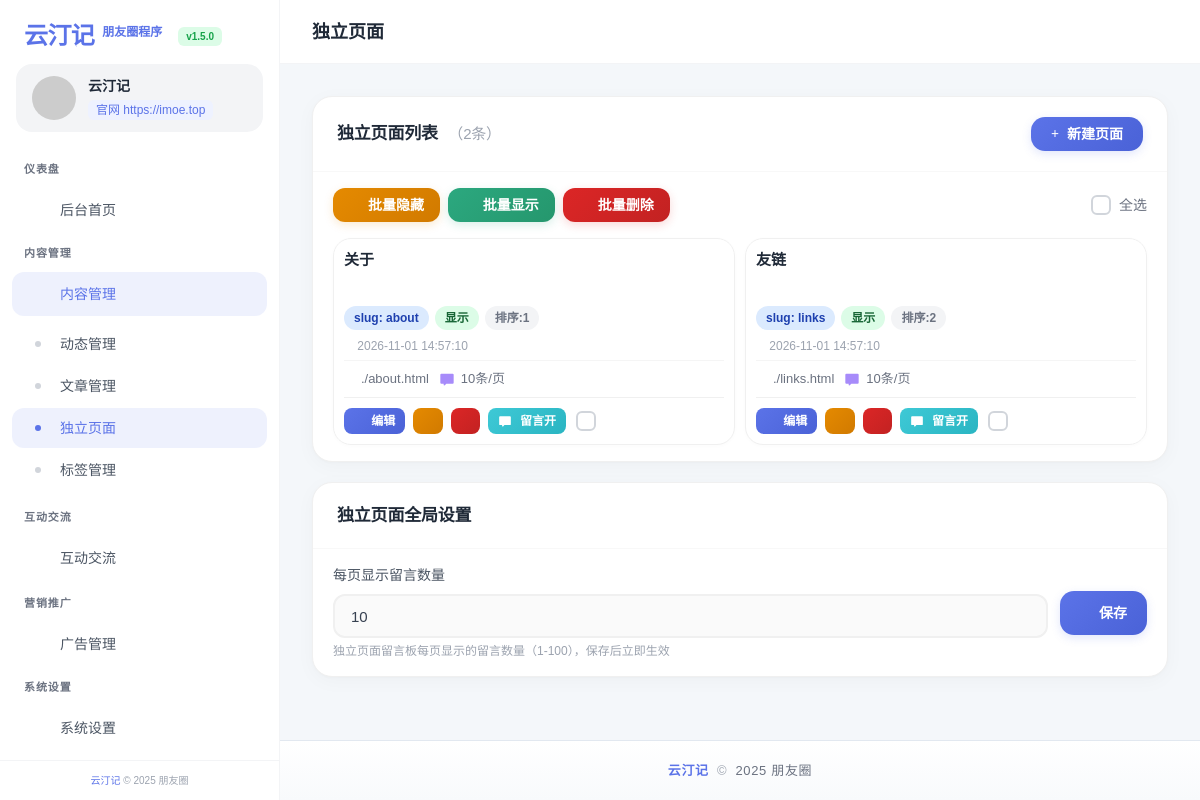
Page /admin/pages.php (signed in) on the committed database.
### tables this page shows
CREATE TABLE IF NOT EXISTS `pages` (
  `id` int(11) unsigned NOT NULL AUTO_INCREMENT,
  `title` varchar(255) NOT NULL DEFAULT '' COMMENT '页面标题',
  `slug` varchar(100) NOT NULL DEFAULT '' COMMENT '页面别名URL',
  `content` longtext COMMENT '页面内容（自定义模板=HTML内容）',
  `page_content` longtext COMMENT '友链模板的页面内容（支持 =名称=链接 友链语法，仅在template=friendlink时使用）',
  `template` varchar(20) NOT NULL DEFAULT 'custom' COMMENT '页面模板 custom=自定义页面 friendlink=友情链接页面',
  `layout` varchar(20) NOT NULL DEFAULT 'grid' COMMENT '布局样式 grid=网格一行两个（仅友链模板有效）',
  `sort` int(11) NOT NULL DEFAULT '0' COMMENT '排序',
  `status` tinyint(1) NOT NULL DEFAULT '1' COMMENT '状态 0隐藏 1显示',
  `enable_comments` tinyint(1) NOT NULL DEFAULT '1' COMMENT '是否开启留言 0关闭 1开启',
  `created_at` datetime DEFAULT CURRENT_TIMESTAMP,
  `updated_at` datetime DEFAULT CURRENT_TIMESTAMP ON UPDATE CURRENT_TIMESTAMP,
  PRIMARY KEY (`id`),
  UNIQUE KEY `slug` (`slug`),
  KEY `idx_status` (`status`),
  KEY `idx_sort` (`sort`)
);

### config.php (called while the page is built, shortened)
<?php
if (!file_exists(__DIR__ . '/install.lock')) {
    $conn = null;
    return;
}
$conn = @mysqli_connect(DB_HOST, DB_USER, DB_PASS, DB_NAME);
mysqli_set_charset($conn, 'utf8mb4');
function get_setting($key, $default = '') {
    global $conn;
    if (!$conn) return $default;
    return $default;
}
function get_all_settings() {
    global $conn;
    $settings = [];
    if (!$conn) return $settings;
    return $settings;
}

### admin/pages.php (the view, shortened to what this page needs)
<?php
require_once '../config.php';
$csrf_token = $_SESSION['csrf_token'];
$settings = get_all_settings();
$page_title = '独立页面';
$page_id = 'pages';
$page_comments_per_page = intval(get_setting('page_comments_per_page', '10'));
$is_mobile = isset($_SERVER['HTTP_USER_AGENT']) && preg_match('/Mobile|Android|iPhone|iPad/i', $_SERVER['HTTP_USER_AGENT']);
$page = intval($_GET['page'] ?? 1);
$per_page = $is_mobile ? 10 : 12;
$offset = ($page - 1) * $per_page;
$total = 0;
$r = mysqli_query($conn, "SELECT COUNT(*) as c FROM pages");
if ($r) $total = mysqli_fetch_assoc($r)['c'];
$pages_list = [];
$r = mysqli_query($conn, "SELECT * FROM pages ORDER BY sort ASC, id ASC LIMIT $offset, $per_page");
if ($r) while ($row = mysqli_fetch_assoc($r)) {
    $pages_list[] = $row;
}
?>
<!DOCTYPE html>
<html lang="zh-CN">
<head>
    <script src="../assets/vendor/tailwind.js"></script>
    <link href="../assets/vendor/font-awesome/css/all.min.css" rel="stylesheet">
    <link href="../assets/vendor/fonts/inter.css" rel="stylesheet">
</head>
<body class="text-gray-700 antialiased">
<aside id="sidebar" class="fixed left-0 top-0 h-full w-[280px] bg-white z-40 transition-transform duration-300 lg:translate-x-0 -translate-x-full shadow-xl lg:shadow-none border-r border-gray-100">
    <div class="h-16 flex items-center px-6 pt-2">
        <div class="flex items-center gap-2">
            <span class="font-extrabold text-2xl text-primary tracking-tight">云汀记</span>
            <span class="text-xs font-semibold text-primary -mt-2">朋友圈程序</span>
            <span class="ml-2 px-2 py-0.5 text-[10px] font-semibold bg-green-100 text-green-600 rounded-md">v1.5.0</span>
        </div>
    </div>
    <div class="px-4 mb-4">
        <div class="user-card flex items-center gap-3 px-4 py-3">
            <?php
            $avatar_raw = $settings['avatar'] ?? '';
            $avatar_src = $avatar_raw ?: 'https://ui-avatars.com/api/?name=' . urlencode($settings['site_name'] ?? '云汀记') . '&background=5b73e8&color=fff&size=128';
            ?>
            <img src="<?php echo htmlspecialchars($avatar_src); ?>" class="w-11 h-11 rounded-full" alt="User">
            <div class="flex-1 min-w-0">
                <p class="text-sm font-semibold text-gray-800 truncate"><?php echo htmlspecialchars($settings['site_name'] ?? '云汀记'); ?></p>
                <p class="text-xs text-gray-500 mt-1"><a href="https://imoe.top" target="_blank" class="inline-flex items-center gap-1 px-2 py-0.5 rounded-md bg-primary-light text-primary font-medium hover:bg-[#dbe4ff] transition-colors">官网 https://imoe.top</a></p>
            </div>
        </div>
    </div>
    <div class="h-[calc(100vh-160px)] overflow-y-auto sidebar-scroll pb-8">
        <?php
        $menu_groups = [
            '仪表盘' => [
                ['index', '后台首页', 'fa-home', false]
            ],
            '内容管理' => [
                ['posts', '动态管理', 'fa-stream', true],
                ['articles', '文章管理', 'fa-file-alt', true],
                ['pages', '独立页面', 'fa-file', true],
                ['tags', '标签管理', 'fa-tags', true]
            ],
            '互动交流' => [
                ['comments', '评论管理', 'fa-comments', true],
                ['page_comments', '留言管理', 'fa-comment-dots', true]
            ],
            '营销推广' => [
                ['ads', '广告管理', 'fa-bullhorn', false]
            ],
            '系统设置' => [
                ['settings', '前台设置', 'fa-cog', true],
                ['email', '邮箱提醒', 'fa-envelope', true],
                ['ban_manage', '违禁词与IP', 'fa-ban', true],
                ['uploads', '上传管理', 'fa-cloud-upload-alt', true],
                ['security', '安全管理', 'fa-shield-alt', true]
            ],
            '账户管理' => [
                ['profile', '个人设置', 'fa-user-cog', false],
                ['backup', '数据备份', 'fa-download', false],
                ['visitor_logs', '访客记录', 'fa-eye', false]
            ]
        ];
        foreach ($menu_groups as $group_name => $items):
            $has_active = false;
            foreach ($items as $item) { if ($item[0] === $page_id) $has_active = true; }
        ?>
        <div class="px-6 mt-2 mb-2">
            <span class="section-title font-bold uppercase"><?php echo $group_name; ?></span>
        </div>
        <ul class="space-y-0.5">
            <?php
            $first_item = $items[0];
            $group_has_sub = count($items) > 1;
            $group_id = $group_name . '_group';
            if ($group_has_sub):
            ?>
            <li>
                <div class="nav-item has-submenu <?php echo $has_active ? 'active' : ''; ?> flex items-center gap-3 px-4 py-3 text-sm font-medium cursor-pointer select-none <?php echo $has_active ? '' : 'text-gray-600'; ?>" onclick="toggleSubmenu('<?php echo $group_id; ?>', this)">
                    <i class="fas <?php echo $first_item[2]; ?> nav-icon"></i>
                    <span class="flex-1"><?php echo $group_name; ?></span>
                    <i class="fas fa-chevron-right submenu-arrow <?php echo $has_active ? 'rotate' : ''; ?>"></i>
                </div>
                <div id="<?php echo $group_id; ?>" class="submenu <?php echo $has_active ? 'open' : ''; ?>">
                    <ul class="py-1">
                        <?php foreach ($items as $item):
                            $id = $item[0];
                            $name = $item[1];
                            $is_active = ($id === $page_id);
                        ?>
                        <li>
                            <a href="<?php echo $id; ?>.php" class="nav-item <?php echo $is_active ? 'active' : ''; ?> flex items-center gap-3 px-4 py-2.5 text-sm font-medium <?php echo $is_active ? '' : 'text-gray-600'; ?>" data-page="<?php echo $id; ?>">
                                <span class="w-5 flex justify-center"><span class="w-1.5 h-1.5 rounded-full <?php echo $is_active ? 'bg-primary' : 'bg-gray-300'; ?>"></span></span>
                                <span><?php echo $name; ?></span>
                            </a>
                        </li>
                        <?php endforeach; ?>
                    </ul>
                </div>
            </li>
            <?php else:
                $item = $items[0];
                $id = $item[0];
                $name = $item[1];
                $icon = $item[2];
                $is_active = ($id === $page_id);
            ?>
            <li>
                <a href="<?php echo $id; ?>.php" class="nav-item <?php echo $is_active ? 'active' : ''; ?> flex items-center gap-3 px-4 py-3 text-sm font-medium <?php echo $is_active ? '' : 'text-gray-600'; ?>" data-page="<?php echo $id; ?>">
                    <i class="fas <?php echo $icon; ?> nav-icon"></i>
                    <span class="flex-1"><?php echo $name; ?></span>
                </a>
            </li>
            <?php endif; ?>
        </ul>
        <?php endforeach; ?>
    </div>
    <div class="absolute bottom-0 left-0 right-0 px-6 py-3 border-t border-gray-100 bg-white">
        <p class="text-[10px] text-gray-400 text-center">
            <a href="https://imoe.top" target="_blank" class="text-primary hover:underline font-medium">云汀记</a> &copy; 2025 朋友圈
        </p>
    </div>
</aside>
<div class="lg:ml-[280px] min-h-screen flex flex-col">
    <header class="h-16 bg-white border-b border-gray-100 flex items-center justify-between px-4 lg:px-8 sticky top-0 z-20">
        <div class="flex items-center gap-4">
            <div class="flex items-center gap-3">
                <h1 class="text-lg font-bold text-gray-800"><?php echo htmlspecialchars($page_title); ?></h1>
            </div>
        </div>
    </header>
    <main id="mainContent" class="flex-1 p-4 lg:p-8">
        <div id="contentArea">
<div class="fade-in">
    <div class="ap-card mb-5">
        <div class="ap-card-header">
            <div class="ap-card-title">独立页面列表 <span>（<?php echo $total; ?>条）</span></div>
            <a href="page_edit.php" class="ap-btn ap-btn-primary"><i class="fas fa-plus"></i> 新建页面</a>
        </div>
        <div class="ap-card-body">
            <div style="display:flex;gap:8px;align-items:center;flex-wrap:wrap;margin-bottom:16px;">
                <button class="ap-btn ap-btn-sm ap-btn-warning" onclick="batchSubmit('hide')"><i class="fas fa-eye-slash"></i> 批量隐藏</button>
                <button class="ap-btn ap-btn-sm ap-btn-success" onclick="batchSubmit('show')"><i class="fas fa-eye"></i> 批量显示</button>
                <button class="ap-btn ap-btn-sm ap-btn-danger" onclick="batchSubmit('delete')"><i class="fas fa-trash"></i> 批量删除</button>
                <label class="ap-select-all">
                    <span class="ap-check-box"></span>
                    <span class="ap-check-text">全选</span>
                </label>
            </div>
            <div class="ap-list">
                <?php foreach ($pages_list as $p): ?>
                <div class="ap-list-item" data-id="<?php echo $p['id']; ?>">
                    <div class="ap-item-header">
                        <div class="ap-item-title">
                            <?php echo htmlspecialchars($p['title']); ?>
                        </div>
                    </div>
                    <div class="ap-item-meta">
                        <span class="ap-badge ap-badge-blue">slug: <?php echo htmlspecialchars($p['slug']); ?></span>
                        <?php if ($p['status']==1): ?>
                        <span class="ap-badge ap-badge-green">显示</span>
                        <?php else: ?>
                        <span class="ap-badge ap-badge-yellow">隐藏</span>
                        <?php endif; ?>
                        <span class="ap-badge ap-badge-gray">排序:<?php echo $p['sort']; ?></span>
                    </div>
                    <div class="ap-item-time">
                        <i class="far fa-clock"></i> <?php echo $p['updated_at']; ?>
                    </div>
                    <div class="ap-item-stats" style="flex-wrap:nowrap;white-space:nowrap;">
                        <div class="ap-stat"><i class="fas fa-link" style="color:#60a5fa;"></i> ./<?php echo urlencode($p['slug']); ?>.html</div>
                        <div class="ap-stat"><svg xmlns="http://www.w3.org/2000/svg" viewBox="0 0 24 24" fill="currentColor" style="color:#a78bfa;"><path fill-rule="evenodd" d="m11 19l-2.293 2.293A1 1 0 0 1 7 20.586V19H3.5A1.5 1.5 0 0 1 2 17.5v-12A1.5 1.5 0 0 1 3.5 4h17A1.5 1.5 0 0 1 22 5.5v12a1.5 1.5 0 0 1-1.5 1.5z"></path></svg> <?php echo (isset($p['comments_per_page']) && intval($p['comments_per_page']) > 0) ? intval($p['comments_per_page']) : $page_comments_per_page; ?>条/页</div>
                    </div>
                    <div class="ap-item-actions">
                        <a href="page_edit.php?id=<?php echo $p['id']; ?>" class="ap-btn ap-btn-xs ap-btn-primary"><i class="fas fa-edit"></i> 编辑</a>
                        <?php if ($p['status']==1): ?>
                        <a href="?action=hide&id=<?php echo $p['id']; ?>&csrf_token=<?php echo urlencode($csrf_token); ?>" class="ap-btn ap-btn-xs ap-btn-warning"><i class="fas fa-eye-slash"></i></a>
                        <?php else: ?>
                        <a href="?action=show&id=<?php echo $p['id']; ?>&csrf_token=<?php echo urlencode($csrf_token); ?>" class="ap-btn ap-btn-xs ap-btn-success"><i class="fas fa-eye"></i></a>
                        <?php endif; ?>
                        <button onclick="confirmDelete(<?php echo $p['id']; ?>)" class="ap-btn ap-btn-xs ap-btn-danger"><i class="fas fa-trash"></i></button>
                        <a href="?action=toggle_comments&id=<?php echo $p['id']; ?>&csrf_token=<?php echo urlencode($csrf_token); ?>" class="ap-btn ap-btn-xs" style="background:<?php echo ($p['enable_comments'] ?? 1) == 1 ? 'linear-gradient(135deg, #3ec9d6 0%, #2ab5c2 100%)' : 'linear-gradient(135deg, #6b7280 0%, #4b5563 100%)'; ?>;color:#fff;">
                            <svg xmlns="http://www.w3.org/2000/svg" viewBox="0 0 24 24" fill="currentColor" style="width:14px;height:14px;"><path fill-rule="evenodd" d="m11 19l-2.293 2.293A1 1 0 0 1 7 20.586V19H3.5A1.5 1.5 0 0 1 2 17.5v-12A1.5 1.5 0 0 1 3.5 4h17A1.5 1.5 0 0 1 22 5.5v12a1.5 1.5 0 0 1-1.5 1.5z"></path></svg> <?php echo ($p['enable_comments'] ?? 1) == 1 ? '留言开' : '留言关'; ?>
                        </a>
                        <label class="ap-select-all" style="margin-left:2px;">
                            <span class="ap-check-box"></span>
                        </label>
                    </div>
                </div>
                <?php endforeach; ?>
            </div>
        </div>
    </div>
    <div class="ap-card">
        <div class="ap-card-header">
            <div class="ap-card-title">独立页面全局设置</div>
        </div>
        <div class="ap-card-body">
            <form method="POST" action="" id="commentForm">
                <div style="display:flex;align-items:flex-start;gap:12px;flex-wrap:nowrap;">
                    <div style="flex:1;min-width:0;">
                        <label style="display:block;font-size:14px;font-weight:500;color:#4b5563;margin-bottom:8px;">每页显示留言数量</label>
                        <input type="number" name="comments_per_page" class="ap-form-input" value="<?php echo $page_comments_per_page; ?>" min="1" max="100" style="width:100%;">
                        <div style="font-size:12px;color:#9ca3af;margin-top:4px;">独立页面留言板每页显示的留言数量（1-100），保存后立即生效</div>
                    </div>
                    <button type="submit" name="save_page_comment_setting" class="ap-btn ap-btn-primary" style="height:44px;flex-shrink:0;margin-top:26px;"><i class="fas fa-save"></i> 保存</button>
                </div>
            </form>
        </div>
    </div>
</div>
        </div>
    </main>
    <footer class="app-footer py-5 px-4 lg:px-8 mt-auto">
        <div class="flex items-center justify-center">
            <p class="text-gray-500 font-medium">
                <a href="https://imoe.top" target="_blank" class="text-primary font-bold">云汀记</a>
                <span class="text-gray-400 mx-1">&copy;</span>
                <span>2025 朋友圈</span>
            </p>
        </div>
    </footer>
</div>
</body>
</html>

### rows in the picture
pages: title "关于", slug "about", status "显示", sort "1", updated_at "2026-11-01 14:57:10", enable_comments "留言开"
pages: title "友链", slug "links", status "显示", sort "2", updated_at "2026-11-01 14:57:10", enable_comments "留言开"

### other values in the picture
$settings['site_name'] "云汀记"
$group_name "仪表盘"
$name "后台首页"
$group_name "内容管理"
$name "动态管理"
$name "文章管理"
$name "独立页面"
$name "标签管理"
$group_name "互动交流"
$group_name "营销推广"
$name "广告管理"
$group_name "系统设置"
$page_title "独立页面"
$total "2"
